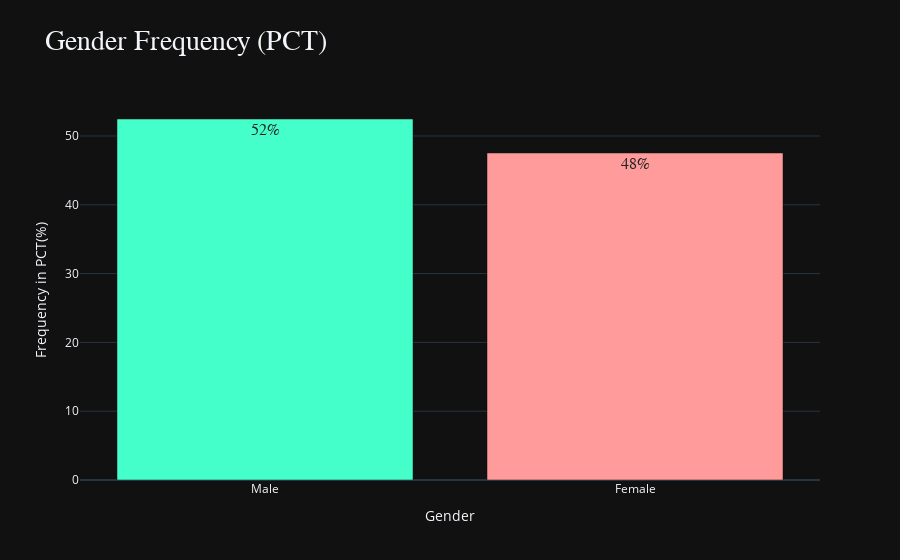

Notebook source saved alongside this figure:
### Code cell
fig = px.bar(data_frame = gender,
             x = gender.index,
             y = gender,
             color = gender.index,
             title = "Gender Frequency (PCT)",
             color_discrete_sequence=["#45FFCA", "#FF9B9B"],
             labels= {"index" :"Gender", "y": "Frequency in PCT(%)"},
             template="plotly_dark",
             text = gender.apply(lambda x: f"{x:0.0f}%"))

custome_layout()


fig.update_traces(
    textfont = {
        "size" : 16,
        "family" :"arial",
        "color": "#222"
    },
    hovertemplate = "Gender: %{x}<br>Percentage: %{y:0.1f}%",
)

iplot(fig)

### Figure 1 — Plotly figure (JSON) as saved in the notebook; plotly's stock layout.template omitted (floating-point values rounded to 4 significant figures)
{"data": [{"alignmentgroup": "True", "hovertemplate": "Gender: %{x}<br>Percentage: %{y:0.1f}%", "legendgroup": "Male", "marker": {"color": "#45FFCA", "pattern": {"shape": ""}}, "name": "Male", "offsetgroup": "Male", "orientation": "v", "showlegend": true, "text": ["52%"], "textfont": {"color": "#222", "family": "arial", "size": 16}, "textposition": "auto", "type": "bar", "x": ["Male"], "xaxis": "x", "y": [52.47], "yaxis": "y"}, {"alignmentgroup": "True", "hovertemplate": "Gender: %{x}<br>Percentage: %{y:0.1f}%", "legendgroup": "Female", "marker": {"color": "#FF9B9B", "pattern": {"shape": ""}}, "name": "Female", "offsetgroup": "Female", "orientation": "v", "showlegend": true, "text": ["48%"], "textfont": {"color": "#222", "family": "arial", "size": 16}, "textposition": "auto", "type": "bar", "x": ["Female"], "xaxis": "x", "y": [47.53], "yaxis": "y"}], "layout": {"barmode": "relative", "hoverlabel": {"bgcolor": "#111", "font": {"family": "arial", "size": 16}}, "legend": {"title": {"text": "Gender"}, "tracegroupgap": 0}, "showlegend": false, "title": {"font": {"family": "tahoma", "size": 28}, "text": "Gender Frequency (PCT)"}, "xaxis": {"anchor": "y", "categoryarray": ["Male", "Female"], "categoryorder": "array", "domain": [0, 1], "title": {"text": "Gender"}}, "yaxis": {"anchor": "x", "domain": [0, 1], "title": {"text": "Frequency in PCT(%)"}}}}
